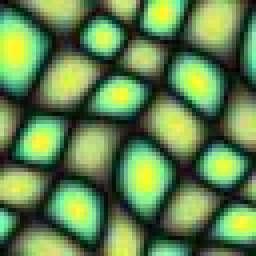
#> input picture I3_TextureSynthesis/sample_images/161.jpg, 64 x 64 px (shown 4 times larger)
$ jupyter execute --allow-errors algorithm1.ipynb
#> lines starting #> are read from the running program, lines starting #| are printed output that depends on the picture
# Texture Synthesis

Vivek Kwatra, Irfan Essa, Aaron Bobick, and Nipun Kwatra. 2005.
Texture optimization for example-based synthesis. ACM Trans. Graph. 24, 3 (July 2005), 795–802.
https://doi.org/10.1145/1073204.1073263

Copyright © 2005 by the Association for Computing Machinery, Inc

```
This is a Python implementation of Algorithm 1 in the paper above.
Code is my own work, but the idea is from the paper.
```

[cell 1]
from datetime import datetime

import cv2
import matplotlib.pyplot as plt
import numpy as np
from IPython.display import display
from PIL import Image


### variables
path_to_texture_img = "sample_images/161.jpg"
target_width = 128
neighbor_width = 16
max_iter = 50


texture = cv2.imread(path_to_texture_img)
#> texture is the input picture: shape (64, 64, 3); mean B, G, R 79.1, 132.3, 98.3
texture = cv2.cvtColor(texture, cv2.COLOR_BGR2RGB)
print("texture image size is", texture.shape)
#| texture image size is (64, 64, 3)

target = np.random.randint(0, 256, size=(target_width, target_width, 3), dtype=np.uint8)
img_display = display(Image.fromarray(target), display_id=True)
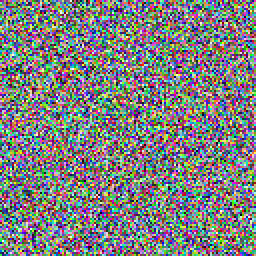
#> shown: PIL image 128x128 RGB (shown 2 times larger); mean R, G, B 126.2, 127.4, 128.1

indices = np.arange(0, target_width - neighbor_width + 1, neighbor_width // 4)
x, y = np.meshgrid(indices, indices)
target_anchors = np.column_stack((y.ravel(), x.ravel()))

texture_anchors = np.zeros((len(target_anchors), 2), dtype=int)
texture_anchors[:, 0] = np.random.randint(
    0, texture.shape[0] - neighbor_width, size=len(target_anchors)
)
texture_anchors[:, 1] = np.random.randint(
    0, texture.shape[1] - neighbor_width, size=len(target_anchors)
)


loss_history = []

#> (the rest of this cell did not finish here and is left out)
